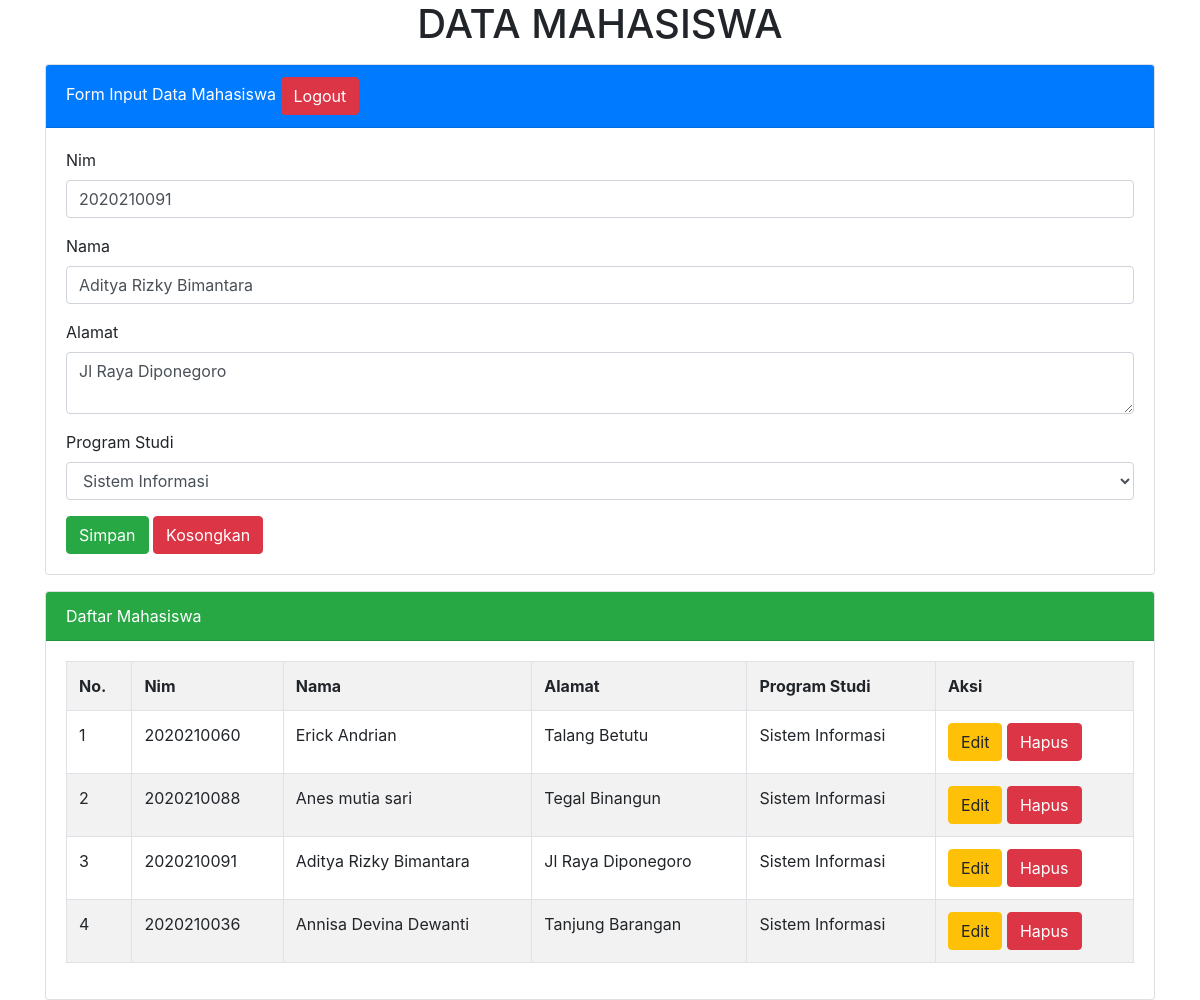
The page /index.php?hal=edit&id=3 on the database its author committed.
### tables this page shows
CREATE TABLE `tmhs` (
  `id_mhs` int(11) NOT NULL,
  `nim` varchar(20) NOT NULL,
  `nama` varchar(100) NOT NULL,
  `alamat` varchar(130) NOT NULL,
  `prodi` varchar(50) NOT NULL
);

### index.php (the view, shortened to what this page needs)
<?php
	include 'koneksi.php';
	if(isset($_GET['hal']))
	{
		if($_GET['hal'] == "edit")
		{
			$tampil = mysqli_query($koneksi, "SELECT * FROM tmhs WHERE id_mhs = '$_GET[id]' ");
			$data = mysqli_fetch_array($tampil);
			if($data)
			{
				$vnim = $data['nim'];
				$vnama = $data['nama'];
				$valamat = $data['alamat'];
				$vprodi = $data['prodi'];
			}
		}
	}
?>
<!DOCTYPE html>
<html>
	<head>
		<link rel="stylesheet" type="text/css" href="css/bootstrap.min.css">
	</head>
<body>
	<div class="container">
	<h1 class="text-center">DATA MAHASISWA</h1>
	<div class="card mt-3">
	  <div class="card-header bg-primary text-white">
	    Form Input Data Mahasiswa
	    <tr>
	    			<td>
	    				<a href="logout.php"  class="btn btn-danger" > Logout </a>
	    			</td>
	    		</tr>
	  </div>
	  <div class="card-body">
	    <form method="post" action="">
	    	<div class="form-group">
	    		<label>Nim</label>
	    		<input type="text" name="tnim" value="<?=@$vnim?>" class="form-control" placeholder="Input Nim anda disini!" required>
	    	</div>
	    	<div class="form-group">
	    		<label>Nama</label>
	    		<input type="text" name="tnama" value="<?=@$vnama?>" class="form-control" placeholder="Input Nama anda disini!" required>
	    	</div>
	    	<div class="form-group">
	    		<label>Alamat</label>
	    		<textarea class="form-control" name="talamat"  placeholder="Input Alamat anda disini!"><?=@$valamat?></textarea>
	    	</div>
	    	<div class="form-group">
	    		<label>Program Studi</label>
	    		<select class="form-control" name="tprodi">
	    			<option value="<?=@$vprodi?>"><?=@$vprodi?></option>
	    		</select>
	    	</div>
	    	<button type="submit" class="btn btn-success" name="bsimpan">Simpan</button>
	    	<button type="reset" class="btn btn-danger" name="breset">Kosongkan</button>
	    </form>
	  </div>
	</div>
	<div class="card mt-3">
	  <div class="card-header bg-success text-white">
	    Daftar Mahasiswa
	  </div>
	  <div class="card-body">
	    <table class="table table-bordered table-striped">
	    	<tr>
	    		<th>No.</th>
	    		<th>Nim</th>
	    		<th>Nama</th>
	    		<th>Alamat</th>
	    		<th>Program Studi</th>
	    		<th>Aksi</th>
	    	</tr>
	    	<?php
	    		$no = 1;
	    		$tampil = mysqli_query($koneksi, "SELECT * from tmhs order by id_mhs desc");
	    		while($data = mysqli_fetch_array($tampil)) :
	    	?>
	    	<tr>
	    		<td><?=$no++;?></td>
	    		<td><?=$data['nim']?></td>
	    		<td><?=$data['nama']?></td>
	    		<td><?=$data['alamat']?></td>
	    		<td><?=$data['prodi']?></td>
	    		<td>
	    			<a href="index.php?hal=edit&id=<?=$data['id_mhs']?>" class="btn btn-warning"> Edit </a>
	    			<a href="index.php?hal=hapus&id=<?=$data['id_mhs']?>"
	    			   onclick="return confirm('Apakah yakin ingin menghapus data ini?')" class="btn btn-danger"> Hapus </a>
	    		</td>
	    	</tr>
	    <?php endwhile;  ?>
	    </table>
	</div>
		</div>
		</div>
	</body>
</html>

### rows shown on the page
tmhs: tnim "2020210091", tnama "Aditya Rizky Bimantara", talamat "Jl Raya Diponegoro", tprodi "Sistem Informasi", nim "2020210091", nama "Aditya Rizky Bimantara", alamat "Jl Raya Diponegoro", prodi "Sistem Informasi"
tmhs: nim "2020210060", nama "Erick Andrian", alamat "Talang Betutu", prodi "Sistem Informasi"
tmhs: nim "2020210088", nama "Anes mutia sari", alamat "Tegal Binangun", prodi "Sistem Informasi"
tmhs: nim "2020210036", nama "Annisa Devina Dewanti", alamat "Tanjung Barangan", prodi "Sistem Informasi"
